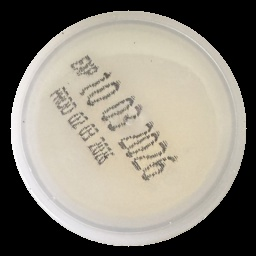
#> input picture anomaly_detection/dataset/crops/IMG_4082_crop.jpg, 256 x 256 px; its folder holds only this picture in this run
$ python annotate_stamps.py
#> lines starting #> are read from the running program, lines starting #| are printed output that depends on the picture
#> (reads anomaly_detection/Notebooks/stamp_annotations.json from the repository)
"""
Stamp Annotation Tool
=====================
Click and drag to draw a bounding box over the stamp region.
Saves all annotations to stamp_annotations.json on exit.

Controls:
  Click + drag  -- draw bbox
  SPACE or D    -- confirm current bbox and move to next image
  R             -- redo current image (clear bbox)
  S             -- skip image (no stamp / can't see it)
  B             -- go back to previous image
  Q or ESC      -- quit and save progress

Usage:
  cd to your project root, then:
  uv run python annotate_stamps.py
  uv run python annotate_stamps.py --img_dir path/to/crops
"""

import cv2
import numpy as np
import json
import argparse
import glob
import os
from pathlib import Path

# -- Config ----------------------------------------------------------------
DISPLAY_SIZE  = 700      # window size (image is scaled to fit)
BBOX_COLOUR   = (0, 220, 255)
CONFIRM_COLOUR= (0, 255, 80)
ANNOT_FILE    = "stamp_annotations.json"

# -- State -----------------------------------------------------------------
drawing    = False
ix, iy     = -1, -1
fx, fy     = -1, -1
confirmed_bbox = None
current_img    = None
display_img    = None
scale          = 1.0


def mouse_cb(event, x, y, flags, param):
    global drawing, ix, iy, fx, fy, display_img, current_img, confirmed_bbox

    if event == cv2.EVENT_LBUTTONDOWN:
        drawing = True
        ix, iy  = x, y
        fx, fy  = x, y
        confirmed_bbox = None

    elif event == cv2.EVENT_MOUSEMOVE and drawing:
        fx, fy = x, y
        # Live preview
        tmp = current_img.copy()
        cv2.rectangle(tmp, (ix, iy), (fx, fy), BBOX_COLOUR, 2)
        display_img = tmp

    elif event == cv2.EVENT_LBUTTONUP:
        drawing = False
        fx, fy  = x, y
        x1, y1  = min(ix, fx), min(iy, fy)
        x2, y2  = max(ix, fx), max(iy, fy)
        if (x2 - x1) > 5 and (y2 - y1) > 5:
            confirmed_bbox = (x1, y1, x2, y2)
            tmp = current_img.copy()
            cv2.rectangle(tmp, (x1, y1), (x2, y2), CONFIRM_COLOUR, 2)
            cv2.putText(tmp, "Press SPACE to confirm, R to redo",
                        (5, 20), cv2.FONT_HERSHEY_SIMPLEX, 0.5,
                        CONFIRM_COLOUR, 1, cv2.LINE_AA)
            display_img = tmp


def scale_bbox_to_original(bbox, scale):
    """Convert display-space bbox back to original image coordinates."""
    x1, y1, x2, y2 = bbox
    return (
        int(x1 / scale), int(y1 / scale),
        int(x2 / scale), int(y2 / scale)
    )


def load_image_for_display(path, size=DISPLAY_SIZE):
    """Load image, scale to fit display window, return (img, scale)."""
#> called with size = 700
    img = cv2.imread(path)
#> img is the input picture: shape (256, 256, 3); mean B, G, R 122.2, 133.2, 138.5
    if img is None:
        return None, 1.0
    h, w = img.shape[:2]
#> h = 256; w = 256
    s = min(size / w, size / h)
#> s = 2.73
    new_w, new_h = int(w * s), int(h * s)
#> new_w = 700; new_h = 700
    resized = cv2.resize(img, (new_w, new_h), interpolation=cv2.INTER_AREA)
    return resized, s


def run(img_dir, annot_file):
    global current_img, display_img, confirmed_bbox, scale

    img_paths = sorted(
        glob.glob(os.path.join(img_dir, "*.jpg")) +
        glob.glob(os.path.join(img_dir, "*.png"))
    )

    if not img_paths:
        print(f"No images found in {img_dir}")
        return

    # Load existing annotations
    annotations = {}
    if os.path.exists(annot_file):
        with open(annot_file) as f:
            annotations = json.load(f)
        print(f"Loaded {len(annotations)} existing annotations from {annot_file}")

    cv2.namedWindow("Stamp Annotator", cv2.WINDOW_AUTOSIZE)
    cv2.setMouseCallback("Stamp Annotator", mouse_cb)

    idx = 0
    # Skip already annotated images
    unannotated = [p for p in img_paths if Path(p).name not in annotations]
    print(f"Total: {len(img_paths)}  Already annotated: {len(annotations)}  "
          f"Remaining: {len(unannotated)}")

    paths_to_annotate = unannotated if unannotated else img_paths
    idx = 0

    while idx < len(paths_to_annotate):
        path  = paths_to_annotate[idx]
        fname = Path(path).name
        confirmed_bbox = None

        img_display, scale = load_image_for_display(path)
#> scale = 2.73
        if img_display is None:
            idx += 1
            continue

        current_img = img_display.copy()
        display_img = img_display.copy()

        # Overlay existing annotation if present
        if fname in annotations:
            ann = annotations[fname]
            if ann != "skip":
                x1,y1,x2,y2 = ann
                # Scale to display
                dx1=int(x1*scale); dy1=int(y1*scale)
#> after `dx1 = int(x1 * scale)`: dx1 = 123
#> after `dy1 = int(y1 * scale)`: dy1 = 133
                dx2=int(x2*scale); dy2=int(y2*scale)
#> after `dx2 = int(x2 * scale)`: dx2 = 494
#> after `dy2 = int(y2 * scale)`: dy2 = 505
                cv2.rectangle(current_img,(dx1,dy1),(dx2,dy2),CONFIRM_COLOUR,2)
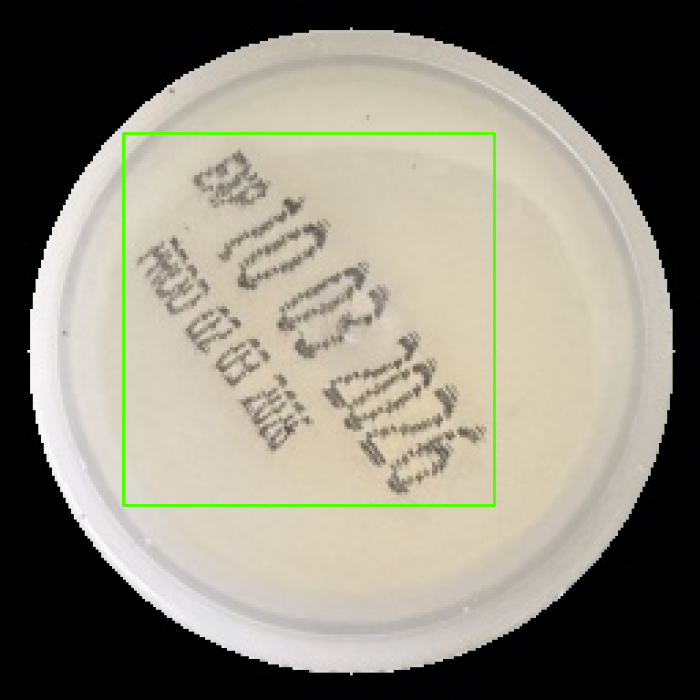
#> current_img: shape (700, 700, 3); mean B, G, R 120.5, 133.6, 137.2
                display_img = current_img.copy()

        # Progress bar and instructions
        prog = f"[{idx+1}/{len(paths_to_annotate)}]  {fname}"
        h, w = current_img.shape[:2]
#> h = 700; w = 700
        info = img_display.copy()
        cv2.putText(info, prog, (5, h-30),
                    cv2.FONT_HERSHEY_SIMPLEX, 0.45, (200,200,200), 1, cv2.LINE_AA)
        cv2.putText(info, "Drag=draw  SPACE=confirm  R=redo  S=skip  B=back  Q=quit",
                    (5, h-10), cv2.FONT_HERSHEY_SIMPLEX, 0.4, (160,160,160), 1, cv2.LINE_AA)
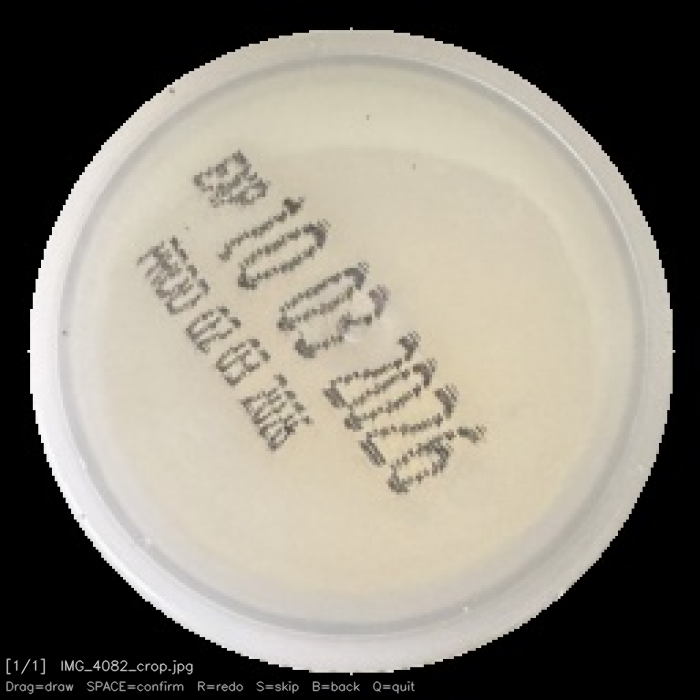
#> info: shape (700, 700, 3); mean B, G, R 122.8, 133.8, 139
        current_img = info
        display_img = info.copy()

        while True:
            cv2.imshow("Stamp Annotator", display_img)
            key = cv2.waitKey(20) & 0xFF
#> (key q is pressed here)

            if key in (ord(' '), ord('d')):          # confirm
                if confirmed_bbox is not None:
                    orig_bbox = scale_bbox_to_original(confirmed_bbox, scale)
                    annotations[fname] = list(orig_bbox)
                    print(f"  OK {fname}: {orig_bbox}")
                    idx += 1
                    break
                else:
                    print("  No bbox drawn -- draw one first")

            elif key == ord('r'):                    # redo
                confirmed_bbox = None
                current_img = img_display.copy()
                h2,w2 = current_img.shape[:2]
                cv2.putText(current_img, prog, (5,h2-30),
                            cv2.FONT_HERSHEY_SIMPLEX,0.45,(200,200,200),1,cv2.LINE_AA)
                cv2.putText(current_img, "Drag=draw  SPACE=confirm  R=redo  S=skip  B=back  Q=quit",
                            (5,h2-10),cv2.FONT_HERSHEY_SIMPLEX,0.4,(160,160,160),1,cv2.LINE_AA)
                display_img = current_img.copy()

            elif key == ord('s'):                    # skip
                annotations[fname] = "skip"
                print(f"  -- {fname}: skipped")
                idx += 1
                break

            elif key == ord('b') and idx > 0:        # back
                idx -= 1
                break

            elif key in (ord('q'), 27):              # quit
                _save(annotations, annot_file)
                cv2.destroyAllWindows()
                return

    _save(annotations, annot_file)
    cv2.destroyAllWindows()
    print(f"\nDone! {len([v for v in annotations.values() if v != 'skip'])} "
          f"bboxes saved to {annot_file}")


def _save(annotations, annot_file):
    with open(annot_file, 'w') as f:
        json.dump(annotations, f, indent=2)
    print(f"Saved {len(annotations)} annotations -> {annot_file}")


if __name__ == "__main__":
    parser = argparse.ArgumentParser(description="Stamp bbox annotator")
    parser.add_argument("--img_dir",    default="output/crops",
                        help="Directory of 256x256 cap crops")
    parser.add_argument("--annot_file", default=ANNOT_FILE,
                        help="Output JSON file")
    args = parser.parse_args()
    run(args.img_dir, args.annot_file)
